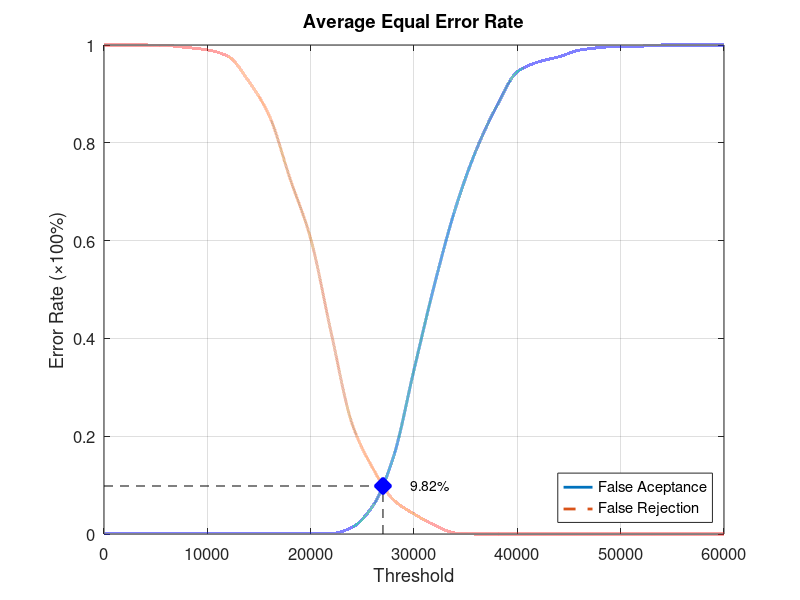
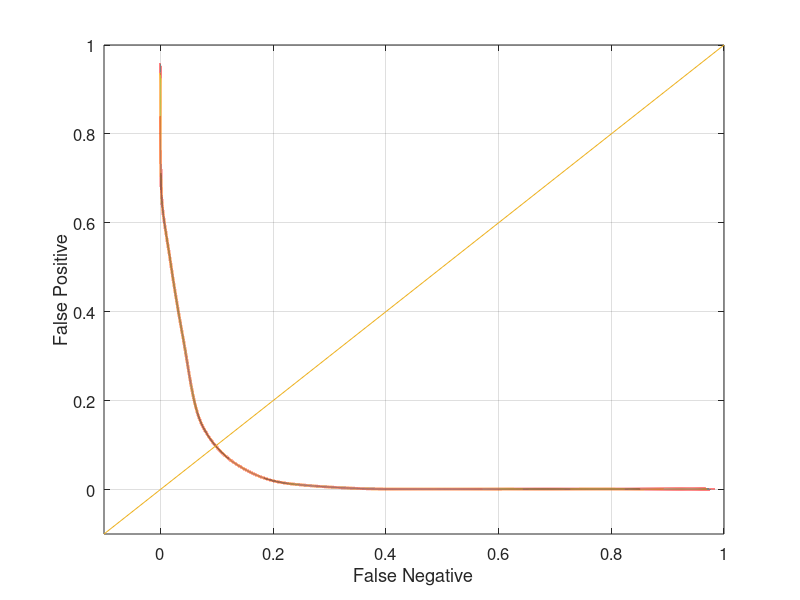

The MATLAB source for these figures, in order:
function yEER = Database3Average
close all;
clear;
clc;
x = 0:2000:60000;
xq = 0:0.5:60000;

y0 = [0 0.00105263 0.00105263 0.00105263 0.00105263 0.00105263 0.00105263 0.00105263 0.00105263 0.00105263 0.00105263 0.00105263 0.0136842 0.0568421 0.156842 0.33579 0.511579 0.665263 0.784211 0.874737 0.945263 0.965263 0.975789 0.989474 0.994737 0.997895 0.997895 1 1 1 1];
yy0 = interp1(x, y0, xq, 'pchip');
y1 = [1 1 1 0.999 0.995 0.99 0.977 0.926 0.855 0.727 0.604 0.41 0.226 0.135 0.07 0.041 0.018 0.002 0 0 0 0 0 0 0 0 0 0 0 0 0];
yy1 = interp1(x, y1, xq, 'pchip');

% Calculating EER: 
y2 = abs(y0 - y1);
find(y2 == min(y2))
yy2 = abs(yy0 - yy1);
xEER = find(yy2 == min(yy2));
xEERIndex = xq(xEER) % X-axis EER
yEER = yy0(xEER) % Y-axis EER

main = figure
plot(xq, yy0,'-','LineWidth', 2);	hold on
plot(xq, yy1,'--','LineWidth', 2);	hold on
plot([xEERIndex xEERIndex], [0 yEER], 'k--');	hold on
plot([0 xEERIndex], [yEER yEER], 'k--');	hold on
plot(xEERIndex, yEER, 'bx', 'LineWidth', 10);	hold on
text(xEERIndex + 10 * xEERIndex / 100, yEER, [num2str(round((10000 * yEER)) / 100) '%'])
legend('False Aceptance', 'False Rejection', 'Location', 'SouthEast')
xlabel('Threshold')
ylabel('Error Rate (\times100%)')
title('Average Equal Error Rate')
set(gca, 'FontSize', 12)
axis([0 60000 0 1])
grid on

print(main, 'Database3AverageMain', '-dpng');
FNRxFPR = figure('Color', [1 1 1]);
plot(yy1, yy0, '-', yy1, yy0, 'LineWidth', 2);
hold on
y = -0.1:0.1:1
plot(y, y); 
set(gca, 'FontSize', 12)
xlabel('False Negative')
ylabel('False Positive')
axis([-0.1 1 -0.1 1])
set(gca, 'FontSize', 12)
grid on

print(FNRxFPR, 'Database3AverageFNRxFPR','-dpng');
end
